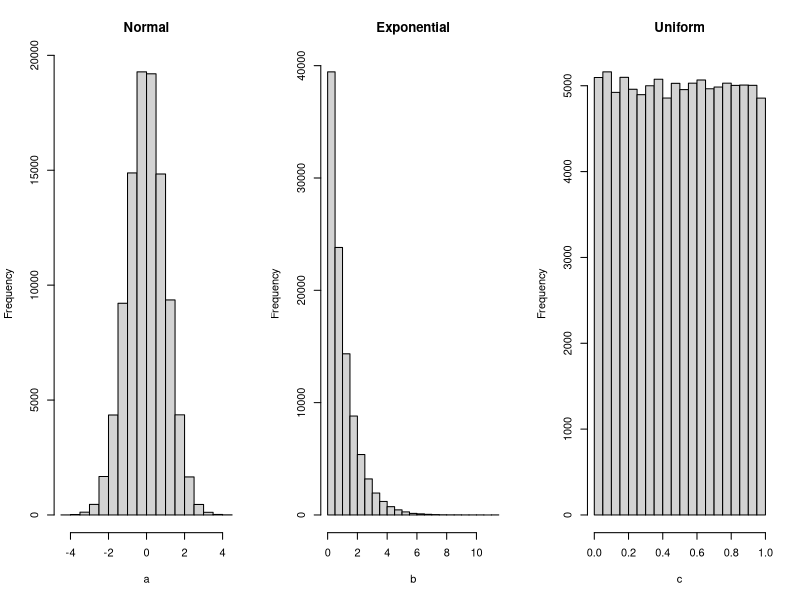
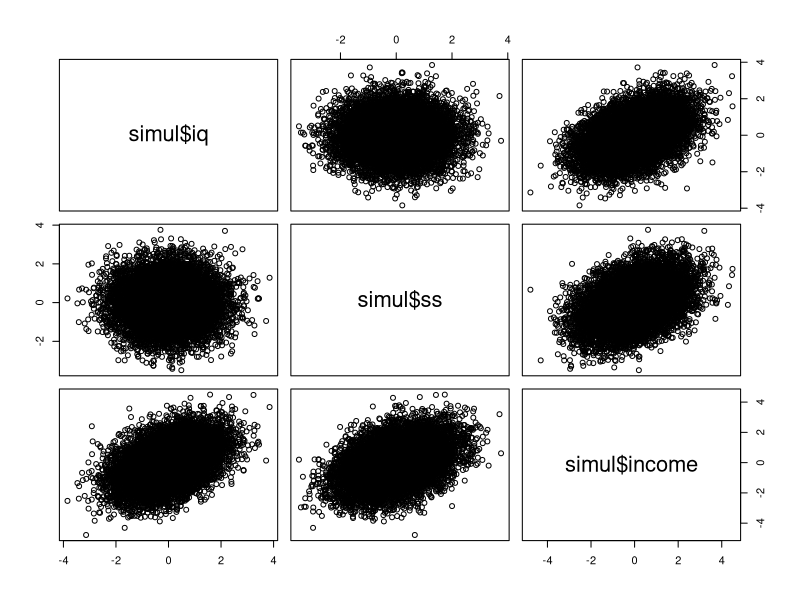
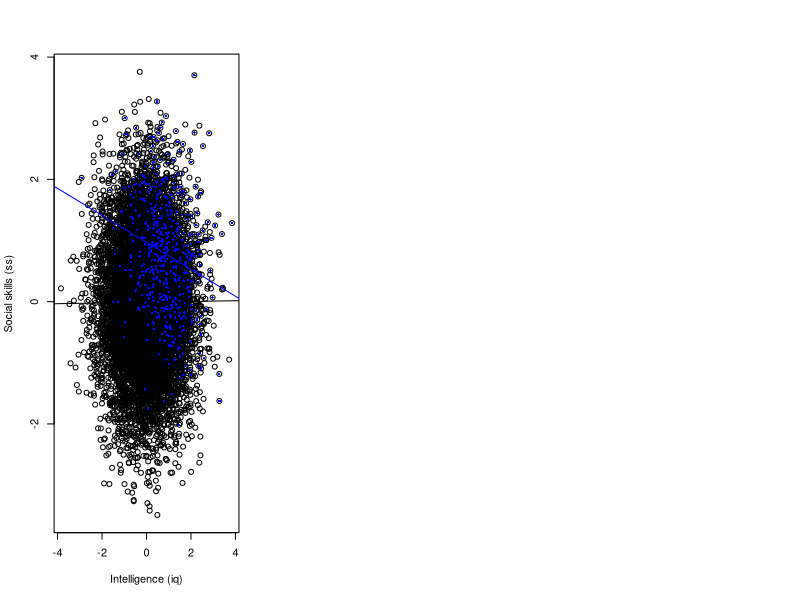

Recreate these plots in R, in order.
## ---- chunk 1
# THis will allow error messages to be converted to HTML
knitr::opts_chunk$set(error = TRUE)
## ---- chunk 2
set.seed(13)  # Use any integer as argument
rnorm(5)  # Random numbers
rnorm(5)  # New numbers
set.seed(13)
rnorm(5)  # Same as first above
## ---- chunk 3
n <- 10^5
a <- rnorm(n)
b <- rexp(n)
c <- runif(n)
par(mfrow = c(1,3))  # Locate three subplots in one row
hist(a, main = 'Normal')
hist(b, main = 'Exponential')
hist(c, main = 'Uniform')
## ---- chunk 4
set.seed(123)
# One possible set of beta weights
betaw <- c(0, 0.5, 0.5) 
# Sample size
n = 10^4
# Random numbers representing iq
iq <- rnorm(n)  
# Random numbers representing ss
ss <- rnorm(n) 
# Income influenced by both iq and ss (added to 'baseline' income)
income <- betaw[1] + betaw[2] * iq + betaw[3] * ss + rnorm(n)  
simul <- data.frame(iq, ss, income)  # Put all in a data frame (not necessary)
## ---- chunk 5
pairs(~simul$iq + simul$ss + simul$income)  # Scatter plot matrix
round(cor(simul), 3)  # Pearson coefficients of correlation (to 3 decimals)
## ---- chunk 6
lm(simul$income ~ simul$iq + simul$ss)
## ---- chunk 7
plot(simul$iq, simul$ss, xlab = 'Intelligence (iq)', ylab = 'Social skills (ss)')

# Regression based on all data
full_model <- lm(simul$ss ~ simul$iq)
abline(full_model)

# Regression based on restricted data
points(simul$iq[simul$income > 2], simul$ss[simul$income > 2],
       col = 'blue', pch = 16, cex = 0.5)
restricted_model <- lm(simul$ss[simul$income > 2] ~ simul$iq[simul$income > 2])
abline(restricted_model, col = 'blue')

